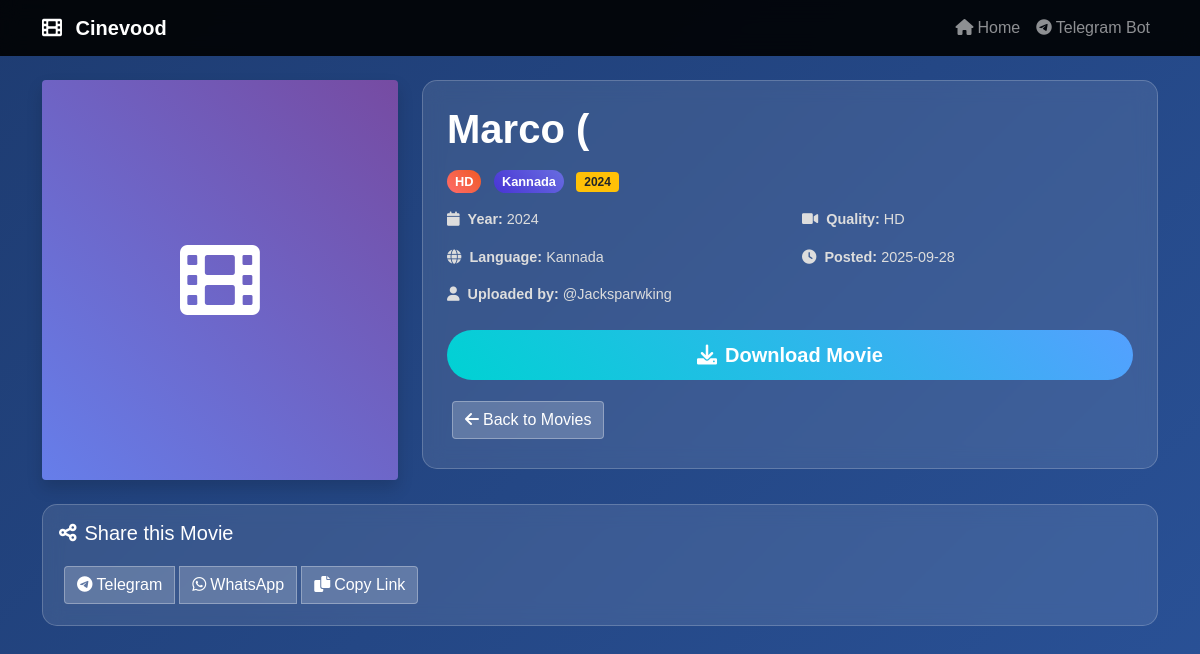
/movie/1, run on the app's committed database.
### tables this page shows
CREATE TABLE movies (
            id INTEGER PRIMARY KEY AUTOINCREMENT,
            title TEXT NOT NULL,
            image_url TEXT,
            movie_url TEXT,
            quality TEXT,
            language TEXT,
            year TEXT,
            posted_date TEXT,
            telegram_user TEXT
        );

### app.py (the view)
@app.route('/movie/<int:movie_id>')
def movie_detail(movie_id):
    conn = sqlite3.connect('movies.db')
    cursor = conn.cursor()
    cursor.execute("SELECT * FROM movies WHERE id = ?", (movie_id,))
    movie = cursor.fetchone()
    conn.close()
    if not movie:
        return "Movie not found", 404
    movie_data = {
        'id': movie[0],
        'title': movie[1],
        'image_url': movie[2],
        'movie_url': movie[3],
        'quality': movie[4],
        'language': movie[5],
        'year': movie[6],
        'posted_date': movie[7],
        'telegram_user': movie[8]
    }
    return render_template('movie_detail.html', movie=movie_data)

### templates/movie_detail.html (shortened to what this page needs)
{% extends "base.html" %}
{% block content %}
<div class="row">
    <div class="col-md-4">
        {% if movie.image_url %}
            <img src="{{ movie.image_url }}" alt="{{ movie.title }}" class="img-fluid rounded shadow">
        {% else %}
            <div class="d-flex align-items-center justify-content-center rounded shadow"
                 style="height: 400px; background: linear-gradient(45deg, #667eea 0%, #764ba2 100%);">
                <i class="fas fa-film fa-5x text-white"></i>
            </div>
        {% endif %}
    </div>
    <div class="col-md-8">
        <div class="movie-card p-4">
            <h1 class="movie-title mb-3">{{ movie.title }}</h1>
            <div class="mb-3">
                <span class="quality-badge me-2">{{ movie.quality }}</span>
                <span class="language-badge me-2">{{ movie.language }}</span>
                <span class="badge bg-warning text-dark">{{ movie.year }}</span>
            </div>
            <div class="movie-info mb-4">
                <div class="row">
                    <div class="col-6">
                        <p><i class="fas fa-calendar me-2"></i><strong>Year:</strong> {{ movie.year }}</p>
                        <p><i class="fas fa-globe me-2"></i><strong>Language:</strong> {{ movie.language }}</p>
                    </div>
                    <div class="col-6">
                        <p><i class="fas fa-video me-2"></i><strong>Quality:</strong> {{ movie.quality }}</p>
                        <p><i class="fas fa-clock me-2"></i><strong>Posted:</strong> {{ movie.posted_date[:10] }}</p>
                    </div>
                </div>
                <p><i class="fas fa-user me-2"></i><strong>Uploaded by:</strong> @{{ movie.telegram_user }}</p>
            </div>
            {% if movie.movie_url %}
            <div class="d-grid gap-2">
                <a href="{{ movie.movie_url }}" target="_blank" class="btn download-btn btn-lg">
                    <i class="fas fa-download me-2"></i>Download Movie
                </a>
            </div>
            {% endif %}
            <div class="mt-3">
                <a href="/" class="btn filter-btn">
                    <i class="fas fa-arrow-left me-1"></i>Back to Movies
                </a>
            </div>
        </div>
    </div>
</div>
<div class="row mt-4">
    <div class="col-12">
        <div class="movie-card p-3">
            <h5 class="text-white mb-3"><i class="fas fa-share-alt me-2"></i>Share this Movie</h5>
            <div class="btn-group" role="group">
                <a href="https://t.me/share/url?url={{ request.url }}&text=Check out {{ movie.title }} on Cinevood!"
                   target="_blank" class="btn filter-btn">
                    <i class="fab fa-telegram me-1"></i>Telegram
                </a>
                <a href="https://wa.me/?text=Check out {{ movie.title }} - {{ request.url }}"
                   target="_blank" class="btn filter-btn">
                    <i class="fab fa-whatsapp me-1"></i>WhatsApp
                </a>
                <button onclick="copyToClipboard('{{ request.url }}')" class="btn filter-btn">
                    <i class="fas fa-copy me-1"></i>Copy Link
                </button>
            </div>
        </div>
    </div>
</div>
{% endblock %}

### templates/base.html (style rules this page uses)
body { background: linear-gradient(135deg, #1e3c72 0%, #2a5298 100%); min-height: 100vh; font-family: 'Arial', sans-serif; }
.movie-card { background: rgba(255, 255, 255, 0.1); backdrop-filter: blur(10px); border: 1px solid rgba(255, 255, 255, 0.2); border-radius: 15px; transition: transform 0.3s ease, box-shadow 0.3s ease; overflow: hidden; }
.movie-title { color: #fff; font-weight: bold; margin-bottom: 10px; }
.movie-info { color: #ddd; font-size: 0.9rem; }
.quality-badge { background: linear-gradient(45deg, #ff6b6b, #ee5a24); color: white; padding: 4px 8px; border-radius: 15px; font-size: 0.8rem; font-weight: bold; }
.language-badge { background: linear-gradient(45deg, #4834d4, #686de0); color: white; padding: 4px 8px; border-radius: 15px; font-size: 0.8rem; font-weight: bold; }
.download-btn { background: linear-gradient(45deg, #00d2d3, #54a0ff); border: none; color: white; padding: 10px 20px; border-radius: 25px; font-weight: bold; transition: all 0.3s ease; }
.filter-btn { background: rgba(255, 255, 255, 0.2); color: white; border: 1px solid rgba(255, 255, 255, 0.3); margin: 5px; transition: all 0.3s ease; }

### data on the page
movies: title "Marco (", quality "HD", language "Kannada", year "2024", posted_date "2025-09-28", telegram_user "Jacksparwking"
